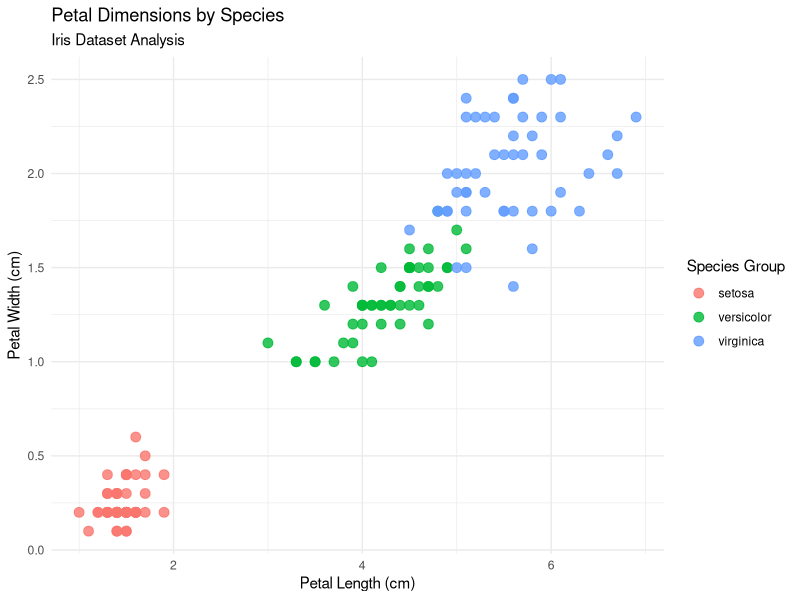
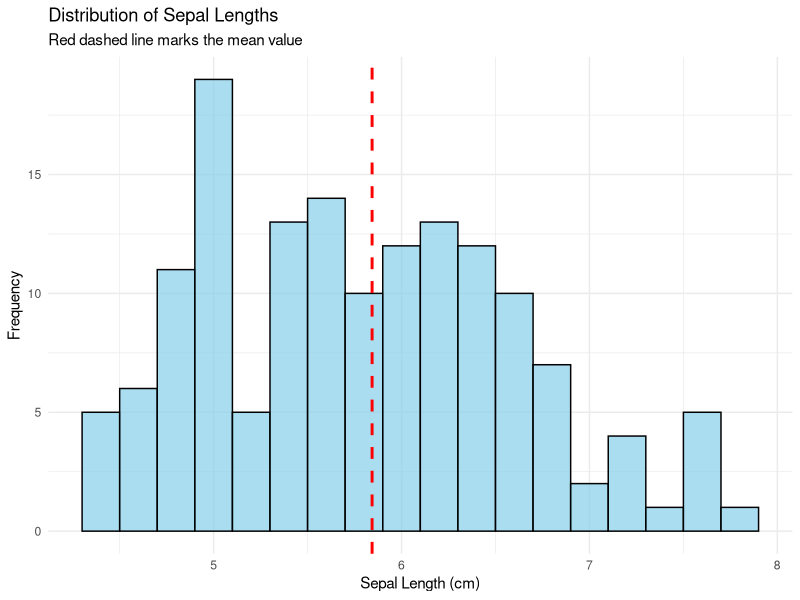
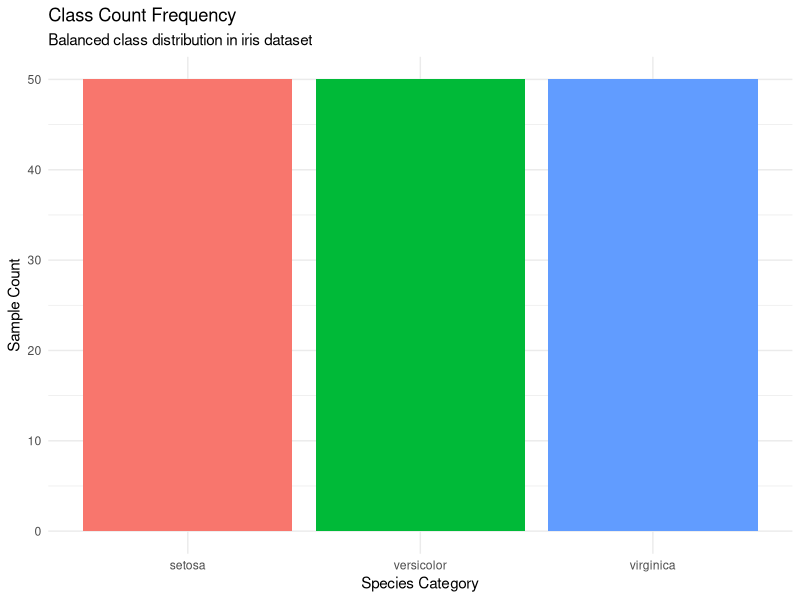
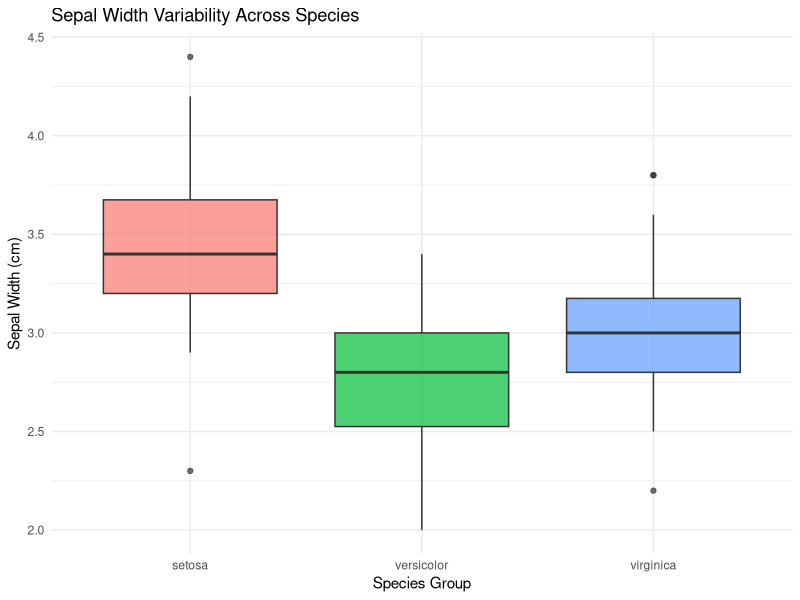

R code for these plots, in order:
# ============================================
#  Iris Explorer  —  Day 15 of R 30-day plan
#  Author: Umesh Tharuka Malaviarachchi
#  Learning Goal: ggplot2 charts creation, saving images
# ============================================

# install.packages("ggplot2")

library(ggplot2)

# Load the built-in iris dataset
data(iris)

cat("=========================================\n")
cat("            IRIS EXPLORER (GGPLOT2)      \n")
cat("=========================================\n\n")

cat("Loaded Iris dataset details:\n")
print(head(iris))

# Ensure output plots directory matches day-15 folder structure
# Usually runs inside day-15/ or root. We want to save to the current folder where script is.
# Let's save them locally (as script will be executed inside day-15/).
# Under the "EXECUTION RULES": "produce a plot saved to day-XX/plot.png when the day involves visuals".
# Since we are running the scripts from their respective folders, saving to local "plot1.png" etc is correct,
# but to be robust, we'll write them to file.

# 1. Chart 1: Scatter plot (aes, geom_point, labs, theme_minimal)
cat("Generating Plot 1: Petal Length vs Width Scatter Plot...\n")
plot1 <- ggplot(data = iris, aes(x = Petal.Length, y = Petal.Width, color = Species)) +
  geom_point(size = 3, alpha = 0.8) +
  labs(
    title = "Petal Dimensions by Species",
    subtitle = "Iris Dataset Analysis",
    x = "Petal Length (cm)",
    y = "Petal Width (cm)",
    color = "Species Group"
  ) +
  theme_minimal()

ggsave("plot1.png", plot = plot1, width = 6, height = 4, dpi = 150)

# 2. Chart 2: Histogram (geom_histogram, geom_vertical line)
cat("Generating Plot 2: Sepal Length Distribution Histogram...\n")
plot2 <- ggplot(data = iris, aes(x = Sepal.Length)) +
  geom_histogram(binwidth = 0.2, fill = "skyblue", color = "black", alpha = 0.7) +
  geom_vline(aes(xintercept = mean(Sepal.Length)), color = "red", linetype = "dashed", size = 1) +
  labs(
    title = "Distribution of Sepal Lengths",
    subtitle = "Red dashed line marks the mean value",
    x = "Sepal Length (cm)",
    y = "Frequency"
  ) +
  theme_minimal()

ggsave("plot2.png", plot = plot2, width = 6, height = 4, dpi = 150)

# 3. Chart 3: Bar chart (geom_bar or geom_col)
cat("Generating Plot 3: Species Count Bar Chart...\n")
plot3 <- ggplot(data = iris, aes(x = Species, fill = Species)) +
  geom_bar() +
  labs(
    title = "Class Count Frequency",
    subtitle = "Balanced class distribution in iris dataset",
    x = "Species Category",
    y = "Sample Count"
  ) +
  theme_minimal() +
  theme(legend.position = "none")

ggsave("plot3.png", plot = plot3, width = 6, height = 4, dpi = 150)

# 4. Chart 4: Boxplot (geom_boxplot)
cat("Generating Plot 4: Sepal Width by Species Boxplot...\n")
plot4 <- ggplot(data = iris, aes(x = Species, y = Sepal.Width, fill = Species)) +
  geom_boxplot(alpha = 0.7) +
  labs(
    title = "Sepal Width Variability Across Species",
    x = "Species Group",
    y = "Sepal Width (cm)"
  ) +
  theme_minimal() +
  theme(legend.position = "none")

ggsave("plot4.png", plot = plot4, width = 6, height = 4, dpi = 150)

cat("\nAll 4 charts (plot1.png ... plot4.png) have been saved successfully!\n")
